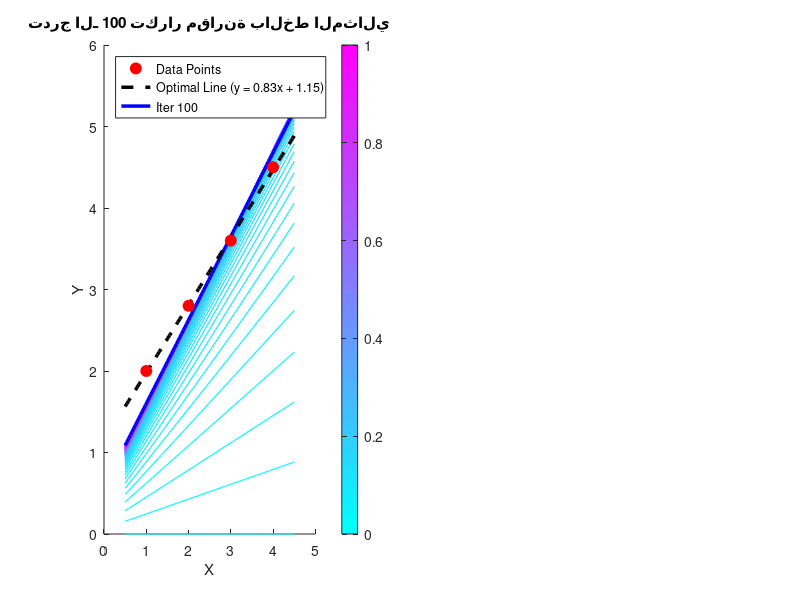

The MATLAB source for this figure: (Note: this script raises an error after producing the figure.)
% 1. تعريف البيانات
x = [1, 2, 3, 4];
y = [2, 2.8, 3.6, 4.5];
n = length(x);

% 2. الشروط الأولية
w = 0;
b = 0;
alpha = 0.01;
epochs = 100;

% مصفوفات لحفظ المسار ودالة الخطأ
loss_history = zeros(epochs, 1);
x_plot = linspace(0.5, 4.5, 100);

% 3. حساب الخط المثالي باستخدام polyfit
p_opt = polyfit(x, y, 1);
y_opt = polyval(p_opt, x_plot);

% تجهيز مساحة الرسم
figure('Color', 'w', 'Position', [100, 100, 1150, 500]);

% --- الرسم الأول: كل الـ 100 تكرار + الخط المثالي ---
subplot(1, 2, 1);
colors = cool(epochs); % تدرج لوني للتكرارات
hold on;

% رسم كل تكرار
for iter = 1:epochs
    % حساب التنبؤ والخطأ
    y_hat = w * x + b;
    error = y_hat - y;
    
    % تسجيل الـ Loss
    loss_history(iter) = mean(error.^2);
    
    % رسم خط التكرار الحالي
    plot(x_plot, w * x_plot + b, 'Color', colors(iter, :), 'LineWidth', 0.9);
    
    % المشتقات الجزئية
    dw = (2/n) * sum(error .* x);
    db = (2/n) * sum(error);
    
    % تحديث w و b
    w = w - alpha * dw;
    b = b - alpha * db;
end

% رسم خط التكرار رقم 100
h_final = plot(x_plot, w * x_plot + b, 'b-', 'LineWidth', 2.5, 'DisplayName', 'Iter 100');

% رسم الخط المثالي (polyfit)
h_opt = plot(x_plot, y_opt, 'k--', 'LineWidth', 2.5, 'DisplayName', sprintf('Optimal Line (y = %.2fx + %.2f)', p_opt(1), p_opt(2)));

% رسم النقاط الأصلية
h_data = plot(x, y, 'ro', 'MarkerSize', 8, 'MarkerFaceColor', 'r', 'DisplayName', 'Data Points');

title(sprintf('تدرج الـ %d تكرار مقارنة بالخط المثالي', epochs));
xlabel('X'); ylabel('Y');
legend([h_data, h_opt, h_final], 'Location', 'northwest');
colormap('cool');
c = colorbar;
c.Label.String = 'Iteration Number (1 to 100)';
clim([1 epochs]);
grid on; axis([0.5 4.5 0 5]);

% --- الرسم الثاني: هبوط الـ MSE وقيمة الخطأ المثالي ---
subplot(1, 2, 2);
optimal_loss = mean((polyval(p_opt, x) - y).^2);
plot(1:epochs, loss_history, 'r-', 'LineWidth', 2, 'DisplayName', 'Gradient Descent MSE'); hold on;
yline(optimal_loss, 'k--', 'LineWidth', 1.5, 'DisplayName', sprintf('Minimum Possible MSE (%.4f)', optimal_loss));
title('هبوط دالة التكلفة (MSE) باتجاه الحد الأدنى');
xlabel('Iteration'); ylabel('MSE Loss');
legend('Location', 'northeast');
grid on;

% طباعة النتائج في الكونسول للمقارنة
fprintf('--- مقارنة النتائج بعد %d تكرار ---\n', epochs);
fprintf('القيم بالتكرار اليدوي:   w = %.4f | b = %.4f | MSE = %.4f\n', w, b, loss_history(end));
fprintf('القيم بالحل المثالي:     w = %.4f | b = %.4f | MSE = %.4f\n', p_opt(1), p_opt(2), optimal_loss);
